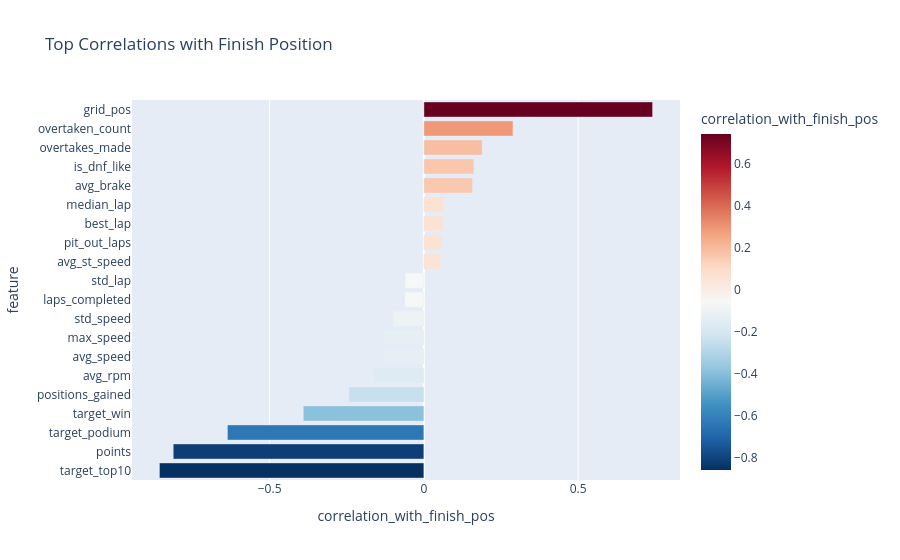

The cell this chart's notebook holds for it:
### Code cell
plot_corr = finish_corr.copy()
plot_corr["abs_corr"] = plot_corr["correlation_with_finish_pos"].abs()
plot_corr = plot_corr.sort_values("abs_corr", ascending=False).head(20).sort_values("correlation_with_finish_pos")
fig = px.bar(
    plot_corr,
    x="correlation_with_finish_pos",
    y="feature",
    orientation="h",
    color="correlation_with_finish_pos",
    color_continuous_scale="RdBu_r",
    title="Top Correlations with Finish Position",
)
fig.write_html(OUTPUT_CHARTS / "finish_position_correlations.html", include_plotlyjs="cdn")
fig.show()

### Figure 1 — Plotly figure (JSON) as saved in the notebook; plotly's stock layout.template omitted (floating-point values rounded to 4 significant figures)
{"data": [{"hovertemplate": "correlation_with_finish_pos=%{marker.color}<br>feature=%{y}<extra></extra>", "legendgroup": "", "marker": {"color": [-0.8575, -0.8127, -0.637, -0.391, -0.2429, -0.1638, -0.1319, -0.1318, -0.1001, -0.06193, -0.06093, 0.05466, 0.05812, 0.06213, 0.06325, 0.1579, 0.1622, 0.1889, 0.289, 0.7416], "coloraxis": "coloraxis", "pattern": {"shape": ""}}, "name": "", "orientation": "h", "showlegend": false, "textposition": "auto", "type": "bar", "x": [-0.8575, -0.8127, -0.637, -0.391, -0.2429, -0.1638, -0.1319, -0.1318, -0.1001, -0.06193, -0.06093, 0.05466, 0.05812, 0.06213, 0.06325, 0.1579, 0.1622, 0.1889, 0.289, 0.7416], "xaxis": "x", "y": ["target_top10", "points", "target_podium", "target_win", "positions_gained", "avg_rpm", "avg_speed", "max_speed", "std_speed", "laps_completed", "std_lap", "avg_st_speed", "pit_out_laps", "best_lap", "median_lap", "avg_brake", "is_dnf_like", "overtakes_made", "overtaken_count", "grid_pos"], "yaxis": "y"}], "layout": {"barmode": "relative", "coloraxis": {"colorbar": {"title": {"text": "correlation_with_finish_pos"}}, "colorscale": [[0.0, "rgb(5,48,97)"], [0.1, "rgb(33,102,172)"], [0.2, "rgb(67,147,195)"], [0.3, "rgb(146,197,222)"], [0.4, "rgb(209,229,240)"], [0.5, "rgb(247,247,247)"], [0.6, "rgb(253,219,199)"], [0.7, "rgb(244,165,130)"], [0.8, "rgb(214,96,77)"], [0.9, "rgb(178,24,43)"], [1.0, "rgb(103,0,31)"]]}, "legend": {"tracegroupgap": 0}, "title": {"text": "Top Correlations with Finish Position"}, "xaxis": {"anchor": "y", "domain": [0.0, 1.0], "title": {"text": "correlation_with_finish_pos"}}, "yaxis": {"anchor": "x", "domain": [0.0, 1.0], "title": {"text": "feature"}}}}
